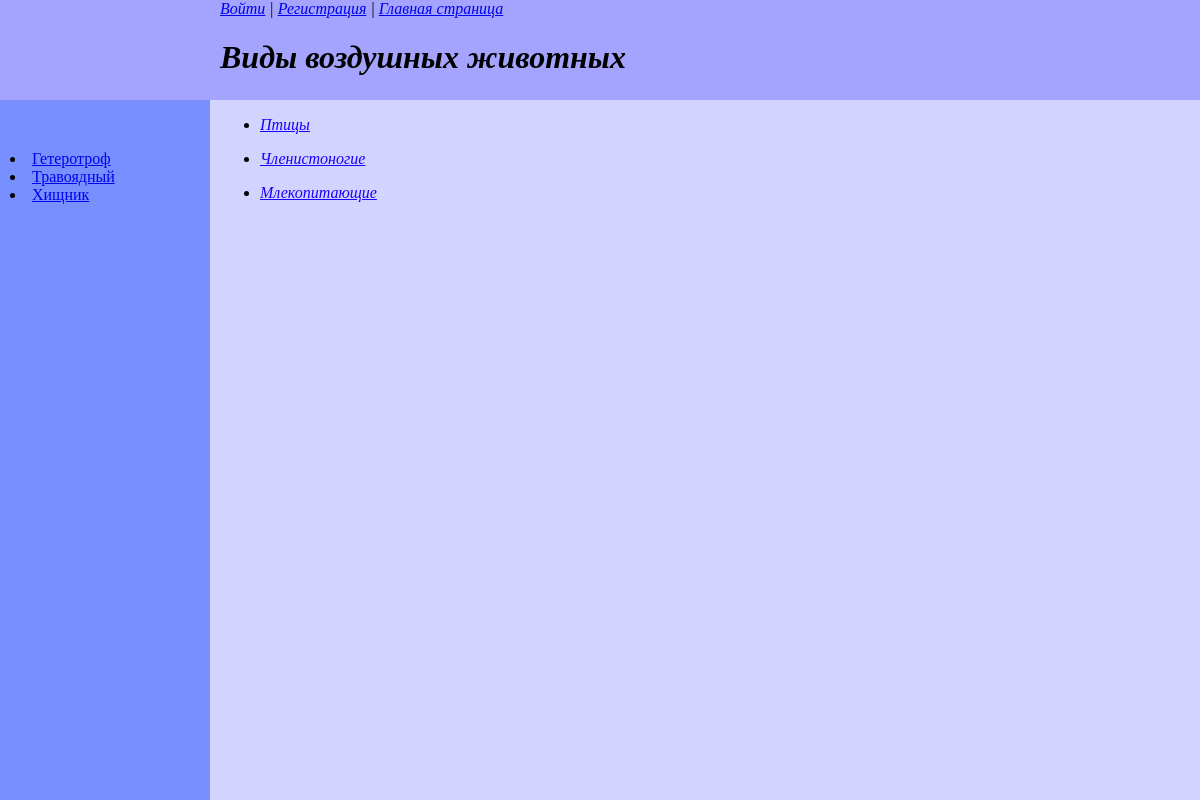
The page /air/ on the database its author committed.
### air/models.py (models this page shows, shortened)
class Air_Kinds(models.Model):
    name = models.CharField(max_length=50, db_index=True,verbose_name="Класс")
    slug = models.SlugField(max_length=100, unique=True, db_index=True)

class AirTags(models.Model):
    tag = models.CharField(max_length=100, db_index=True, verbose_name="Теги")
    slug = models.SlugField(max_length=255, unique=True, db_index=True)
    def get_absolute_url(self):
        return reverse('tag', kwargs={'air_tag_slug': self.slug})

### air/views.py (the view)
class AirHome(TemplateView):
    template_name = 'air/air.html'
    extra_context = {
        'title': 'Воздушные обитатели',
        'header': 'Виды воздушных животных',
        'data_inf': Air_Kinds.objects.all()
    }

### air/templatetags/air_tags.py (called while the page is built)
@register.inclusion_tag('air/air_list_tags.html')
def show_air_tags():
    return {"air_tags" : AirTags.objects.annotate(total=Count("tags")).filter(total__gt=0)}

### air/templates/air/air.html (shortened to what this page needs)
{% extends 'base.html' %}
{% block load_tags %}
{% load air_tags %}
{% show_air_tags %}
{% endblock %}

### templates/base.html (shortened to what this page needs)
<!DOCTYPE html>
<html lang="en">
{% load static %}
<head>
</head>
<body>
<div class ="header">
    <nav class ="login">
    {% if request.user.is_authenticated %}
      {{user.username}} | <a href="{% url 'users:profile' %}">Личный кабинет</a> | <a href="{% url 'users:logout' %}">Выйти</a>
    {% else %}
        <a href="{% url 'users:login' %}">Войти</a> | <a href="{% url 'users:register' %}">Регистрация</a>
    {% endif %}
    | <a href="{% url 'home' %}">Главная страница</a>
    </nav>
    <h1>{{header}}</h1>
</div>
<div class = "content">
<ul>
        {% for items in data_inf %}
        <li>
               <p><a href="{{items.slug}}/">{{items.name}}</a></p>
        </li>
        {% endfor %}
</ul>
</div>
<div class="sidebar">
{% block load_tags %} {% endblock %}
</div>
</body>
</html>

### air/templates/air/air_list_tags.html
{% for t in air_tags %}
        <li><a href="{{t.get_absolute_url}}">{{t.tag}}</a></li>
{% endfor %}

### templates/base.html (style rules this page uses)
.header { padding-left: 220px; align-items: center; font-style:italic; background: #a4a4fe; position:absolute; left:0px; top:0px; bottom:0; right:0; height: 100px; }
.sidebar { position:absolute; padding-top: 50px; padding-left: 10px; background: #778fff; left:0px; top:100px; bottom:0px; width: 200px; }

### rows shown on the page
Air_Kinds: name "Птицы"
Air_Kinds: name "Членистоногие"
Air_Kinds: name "Млекопитающие"
AirTags: tag "Гетеротроф"
AirTags: tag "Травоядный"
AirTags: tag "Хищник"

### other values the page prints
{{ header }} "Виды воздушных животных"
